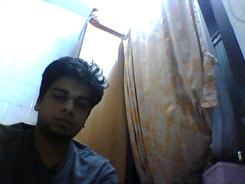
%> input picture a.jpg, 245 x 184 px, shrunk from 640 x 480 before the run
$ octave Sift_main.m   (GNU Octave 9; MATLAB toolbox functions it lacks are replaced by stand-ins)
%> lines starting %> are read from the running program, lines starting %| are printed output that depends on the picture
### imreadbw.m
function I = imreadbw(file)
%> called with file = 'C:\Users\ketan\Desktop\ketan_sift\a.jpg'
% IMREADBW  Reads an image as gray-scale
%   I=IMREADBW(FILE) reads the image FILE and converts the result to a
%   gray scale image (with DOUBLE storage class anr range normalized
%   in [0,1]).

% AUTORIGHTS
% Copyright (c) 2006 The Regents of the University of California.
% All Rights Reserved.
%
% Created by Andrea Vedaldi
% UCLA Vision Lab - Department of Computer Science
%
% Permission to use, copy, modify, and distribute this software and its
% documentation for educational, research and non-profit purposes,
% without fee, and without a written agreement is hereby granted,
% provided that the above copyright notice, this paragraph and the
% following three paragraphs appear in all copies.
%
% This software program and documentation are copyrighted by The Regents
% of the University of California. The software program and
% documentation are supplied "as is", without any accompanying services
% from The Regents. The Regents does not warrant that the operation of
% the program will be uninterrupted or error-free. The end-user
% understands that the program was developed for research purposes and
% is advised not to rely exclusively on the program for any reason.
%
% This software embodies a method for which the following patent has
% been issued: "Method and apparatus for identifying scale invariant
% features in an image and use of same for locating an object in an
% image," David G. Lowe, US Patent 6,711,293 (March 23,
% 2004). Provisional application filed March 8, 1999. Asignee: The
% University of British Columbia.
%
% IN NO EVENT SHALL THE UNIVERSITY OF CALIFORNIA BE LIABLE TO ANY PARTY
% FOR DIRECT, INDIRECT, SPECIAL, INCIDENTAL, OR CONSEQUENTIAL DAMAGES,
% INCLUDING LOST PROFITS, ARISING OUT OF THE USE OF THIS SOFTWARE AND
% ITS DOCUMENTATION, EVEN IF THE UNIVERSITY OF CALIFORNIA HAS BEEN
% ADVISED OF THE POSSIBILITY OF SUCH DAMAGE. THE UNIVERSITY OF
% CALIFORNIA SPECIFICALLY DISCLAIMS ANY WARRANTIES, INCLUDING, BUT NOT
% LIMITED TO, THE IMPLIED WARRANTIES OF MERCHANTABILITY AND FITNESS FOR
% A PARTICULAR PURPOSE. THE SOFTWARE PROVIDED HEREUNDER IS ON AN "AS IS"
% BASIS, AND THE UNIVERSITY OF CALIFORNIA HAS NO OBLIGATIONS TO PROVIDE
% MAINTENANCE, SUPPORT, UPDATES, ENHANCEMENTS, OR MODIFICATIONS.

I=im2double(imread(file)) ;

if(size(I,3) > 1)
  I = rgb2gray( I ) ;
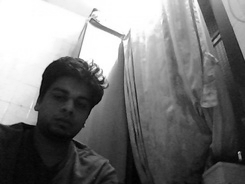
%> I: size 184x245 double; min 0.000894, max 1, mean 0.474
end

### Image_mosaic.m
function mosaic = Image_mosaic(path1,path2)

%image acquisition
I1=imreadbw(path1) ; % I1=I1(1:2:end,:) ;
I2=imreadbw(path2) ; % I2=I2(1:2:end,:) ;
%> call 2 of imreadbw, with file = 'C:\Users\ketan\Desktop\ketan_sift\b.jpg'
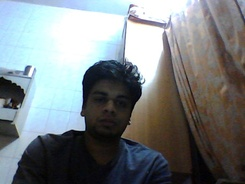
%> input picture b.jpg, 245 x 184 px, shrunk from 640 x 480 before the run
%> (the rest of the program and of its run is left out)
